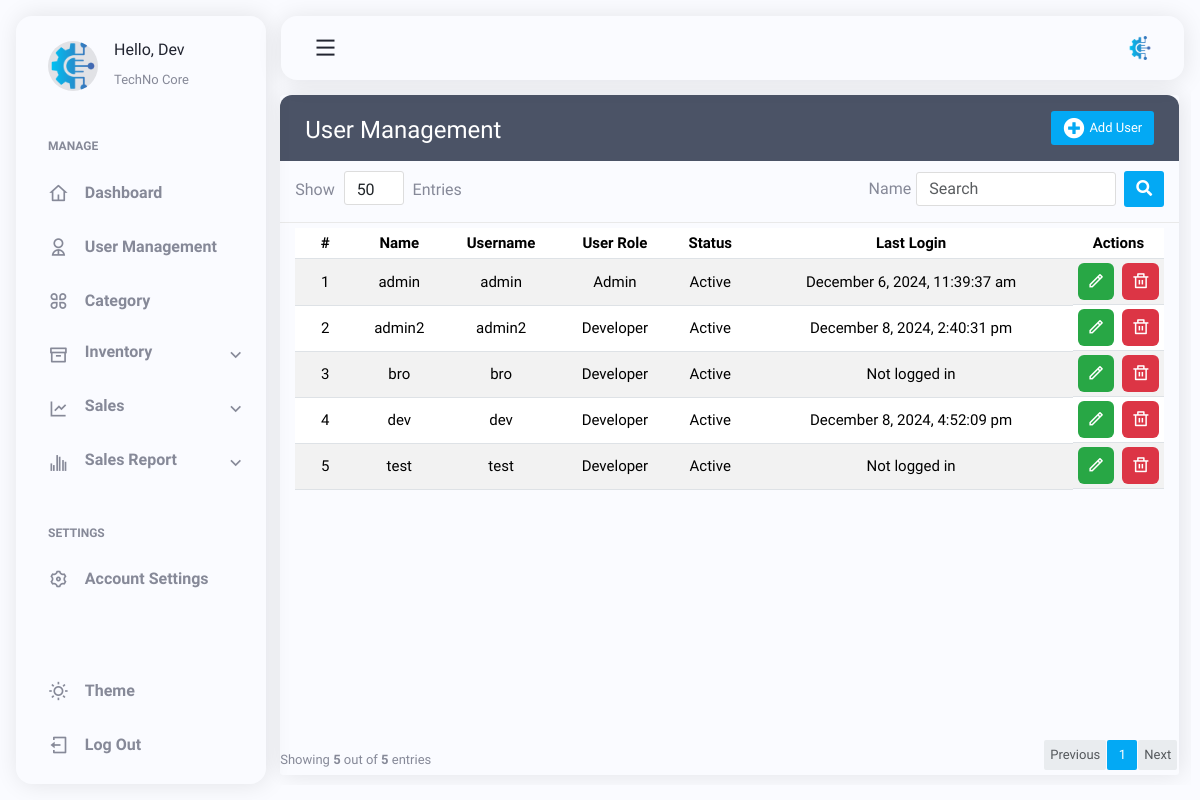
The page /pages/user_management.php (signed in) on the database its author committed.
### tables this page shows
CREATE TABLE `users` (
  `User_id` int(11) UNSIGNED NOT NULL,
  `name` varchar(60) NOT NULL,
  `username` varchar(50) NOT NULL,
  `password` varchar(255) NOT NULL,
  `user_level` int(11) NOT NULL,
  `image` varchar(255) DEFAULT 'no_image.jpg',
  `status` int(1) NOT NULL,
  `last_login` datetime DEFAULT NULL
);

### pages/user_management.php (the view, shortened to what this page needs)
<?php
include('../layouts/header.php');
require_once '../includes/load.php';
$itemsPerPage = isset($_GET['items_per_page']) ? (int) $_GET['items_per_page'] : 5;
$searchKeyword = isset($_GET['search']) ? trim($_GET['search']) : '';
$currentPageNumber = isset($_GET['page']) ? (int) $_GET['page'] : 1;
$totalItemsQuery = $conn->prepare("SELECT COUNT(*) FROM users WHERE name LIKE :keyword");
$totalItemsQuery->execute([':keyword' => '%' . $searchKeyword . '%']);
$totalItems = $totalItemsQuery->fetchColumn();
$totalPages = ceil($totalItems / $itemsPerPage);
$offset = ($currentPageNumber - 1) * $itemsPerPage;
$query = $conn->prepare("
    SELECT User_id, name, username, user_level, status, last_login
    FROM users
    WHERE name LIKE :keyword
    ORDER BY name ASC
    LIMIT :offset, :itemsPerPage
");
$query->bindValue(':keyword', '%' . $searchKeyword . '%', PDO::PARAM_STR);
$query->bindValue(':offset', $offset, PDO::PARAM_INT);
$query->bindValue(':itemsPerPage', $itemsPerPage, PDO::PARAM_INT);
$query->execute();
$users = $query->fetchAll(PDO::FETCH_ASSOC);
$user_levels = [1 => 'Developer', 2 => 'Admin', 3 => 'Staff'];
$statuses = [1 => 'Active', 0 => 'Inactive'];
?>
<link rel="stylesheet" href="https://cdnjs.cloudflare.com/ajax/libs/toastr.js/latest/toastr.min.css">
<link rel="stylesheet" href="../lib/usermanagement/userstyle.css">
<main class="main container" id="main">
    <?php include('../layouts/sidebar.php'); ?>
    <div class="table-wrapper">
        <div class="table-title">
            <div class="d-flex justify-content-between">
                <div class="col-sm-4">
                    <h2>User Management</h2>
                </div>
                <button type="button" class="btn btn-primary" data-bs-toggle="modal" data-bs-target="#createUserModal">
                    <i class="fa fa-plus-circle"></i> Add User
                </button>
            </div>
        </div>
        <div class="table-filter">
            <form method="GET" action="">
                <div class="row">
                    <div class="col-sm-3">
                        <div class="show-entries">
                            <span>Show</span>
                            <select class="form-control" name="items_per_page" onchange="this.form.submit()">
                                <?php
                                $entriesOptions = [50, 100, 150, 200];
                                foreach ($entriesOptions as $value): ?>
                                    <option value="<?= $value ?>" <?= $itemsPerPage == $value ? 'selected' : '' ?>>
                                        <?= $value ?>
                                    </option>
                                <?php endforeach; ?>
                            </select>
                            <span>Entries</span>
                        </div>
                    </div>
                    <div class="col-sm-9">
                        <div class="filter-group d-flex justify-content-end align-items-center">
                            <label>Name</label>
                            <input type="text" class="form-control" name="search"
                                value="<?= htmlspecialchars($searchKeyword) ?>" placeholder="Search">
                            <button type="submit" class="btn btn-primary ms-2">
                                <i class="fa fa-search"></i>
                            </button>
                        </div>
                    </div>
                </div>
            </form>
        </div>
        <div class="table-responsive mb-4" style="height: 61vh; overflow-y: auto;">
            <table class="table table-striped table-hover" style="text-align: center; vertical-align: middle;">
                <thead>
                    <tr>
                        <th class="text-center">#</th>
                        <th>Name</th>
                        <th>Username</th>
                        <th>User Role</th>
                        <th>Status</th>
                        <th>Last Login</th>
                        <th class="text-center">Actions</th>
                    </tr>
                </thead>
                <tbody>
                    <?php if (!empty($users)): ?>
                        <?php foreach ($users as $index => $user): ?>
                            <tr>
                                <td class="text-center"><?= $offset + $index + 1 ?></td>
                                <td><?= htmlspecialchars($user['name']) ?></td>
                                <td><?= htmlspecialchars($user['username']) ?></td>
                                <td><?= $user_levels[$user['user_level']] ?></td>
                                <td><?= $statuses[$user['status']] ?></td>
                                <td class="text-center">
                                    <?= $user['last_login']
                                        ? date('F j, Y, g:i:s a', strtotime($user['last_login']))
                                        : 'Not logged in' ?>
                                </td>
                                <td class="text-center d-flex justify-content-center gap-2">
                                    <button type="button" class="editU-btn btn-secondary" data-bs-toggle="modal"
                                        data-bs-target="#editUserModal_<?= $user['User_id'] ?>">
                                        <i class="ri-pencil-line"></i>
                                    </button>
                                    <button type="button" class="deleteU-btn btn-danger" data-bs-toggle="modal"
                                        data-bs-target="#deleteUserModal_<?= $user['User_id'] ?>">
                                        <i class="ri-delete-bin-line"></i>
                                    </button>
                                </td>
                            </tr>
                        <?php endforeach; ?>
                    <?php else: ?>
                        <tr>
                            <td colspan="7">No users found.</td>
                        </tr>
                    <?php endif; ?>
                </tbody>
            </table>
        </div>
        <div class="clearfix">
            <div class="hint-text">Showing <b><?= count($users) ?></b> out of <b><?= $totalItems ?></b> entries</div>
            <ul class="pagination">
                <li class="page-item <?= $currentPageNumber <= 1 ? 'disabled' : '' ?>">
                    <a href="?page=<?= max(1, $currentPageNumber - 1) ?>&items_per_page=<?= $itemsPerPage ?>&search=<?= htmlspecialchars($searchKeyword) ?>"
                        class="page-link">Previous</a>
                </li>
                <?php for ($i = 1; $i <= $totalPages; $i++): ?>
                    <li class="page-item <?= $currentPageNumber == $i ? 'active' : '' ?>">
                        <a href="?page=<?= $i ?>&items_per_page=<?= $itemsPerPage ?>&search=<?= htmlspecialchars($searchKeyword) ?>"
                            class="page-link"><?= $i ?></a>
                    </li>
                <?php endfor; ?>
                <li class="page-item <?= $currentPageNumber >= $totalPages ? 'disabled' : '' ?>">
                    <a href="?page=<?= min($totalPages, $currentPageNumber + 1) ?>&items_per_page=<?= $itemsPerPage ?>&search=<?= htmlspecialchars($searchKeyword) ?>"
                        class="page-link">Next</a>
                </li>
            </ul>
        </div>
    </div>
</body>
</html>

### assets/css/main.css (style rules this page uses)
:root { --header-height: 3.5rem; --maincontent-height: 3.5rem; --first-color: hsl(228, 85%, 63%); --title-color: hsl(228, 18%, 16%); --text-color: hsl(228, 8%, 56%); --body-color: hsl(228, 100%, 99%); --shadow-color: hsla(228, 80%, 4%, 0.1); --body-font: "Nunito Sans", system-ui; --normal-font-size: 0.938rem; --smaller-font-size: 0.75rem; --tiny-font-size: 0.75rem; --font-regular: 400; --font-semi-bold: 600; --z-tooltip: 10; --z-fixed: 100; }
@media screen and (min-width: 1150px) { :root { --normal-font-size: 1rem; --smaller-font-size: 0.813rem; } }
* { box-sizing: border-box; padding: 0; margin: 0; }
body { font-family: var(--body-font); font-size: var(--normal-font-size); background-color: var(--body-color); color: var(--text-color); transition: background-color 0.4s; }
a { text-decoration: none; }
button { all: unset; }
.container { margin-inline: 1.5rem; overflow: hidden; }
@media screen and (min-width: 1150px) { .main { padding-top: 5rem; padding-left: 265px; transition: padding 0.4s; position: fixed; top: 0; bottom: 0; z-index: -1; margin: 0.95rem; } }
@media (min-width: 1080px) { .container, .container-lg, .container-md, .container-sm { max-width: 98vw; } }

### rows shown on the page
users: index "1", name "admin", username "admin", user_level "Admin", status "Active", last_login "December 6, 2024, 11:39:37 am"
users: index "2", name "admin2", username "admin2", user_level "Developer", status "Active", last_login "December 8, 2024, 2:40:31 pm"
users: index "3", name "bro", username "bro", user_level "Developer", status "Active", shows "Not logged in"
users: index "4", name "dev", username "dev", user_level "Developer", status "Active", last_login "December 8, 2024, 4:52:09 pm"
users: index "5", name "test", username "test", user_level "Developer", status "Active", shows "Not logged in"

### other values the page prints
count($users) "5"
$totalItems "5"
form field items_per_page "50"
